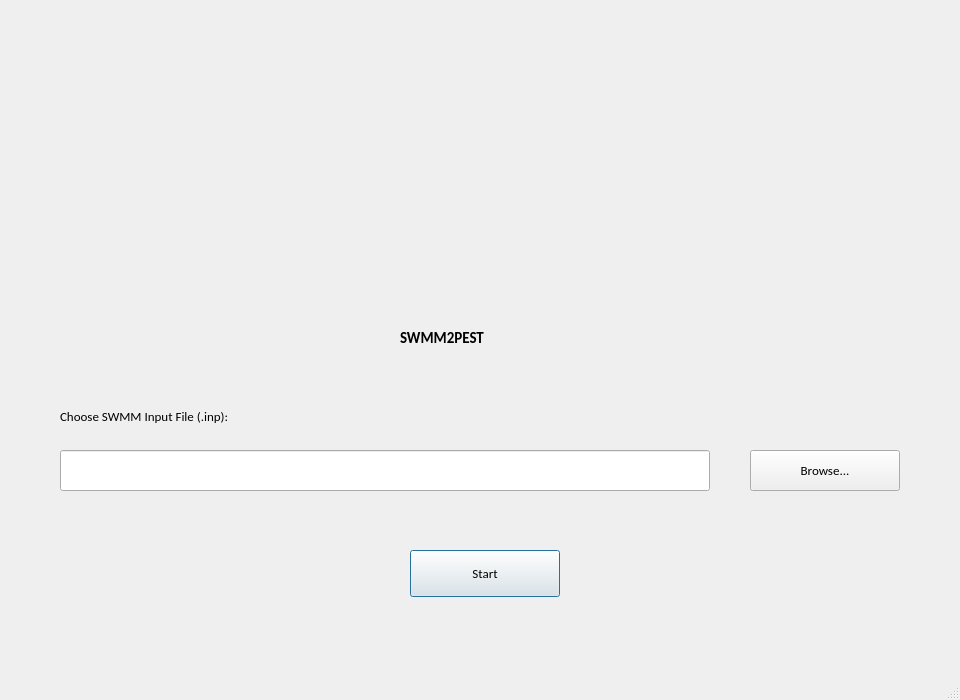
<?xml version="1.0" encoding="UTF-8"?>
<ui version="4.0">
 <class>MainWindow</class>
 <widget class="QMainWindow" name="MainWindow">
  <property name="geometry">
   <rect>
    <x>0</x>
    <y>0</y>
    <width>960</width>
    <height>700</height>
   </rect>
  </property>
  <property name="windowTitle">
   <string>SWMM2PEST</string>
  </property>
  <property name="windowIcon">
   <iconset>
    <normaloff>../../../../../.designer/Images/EPA1.png</normaloff>../../../../../.designer/Images/EPA1.png</iconset>
  </property>
  <widget class="QWidget" name="centralwidget">
   <widget class="QPushButton" name="startButton">
    <property name="geometry">
     <rect>
      <x>410</x>
      <y>550</y>
      <width>150</width>
      <height>47</height>
     </rect>
    </property>
    <property name="font">
     <font>
      <family>Calibri</family>
      <pointsize>10</pointsize>
     </font>
    </property>
    <property name="text">
     <string>Start</string>
    </property>
    <property name="icon">
     <iconset>
      <normalon>../../../../../.designer/Images/Go.png</normalon>
     </iconset>
    </property>
    <property name="default">
     <bool>true</bool>
    </property>
   </widget>
   <widget class="QLabel" name="label_2">
    <property name="geometry">
     <rect>
      <x>350</x>
      <y>20</y>
      <width>259</width>
      <height>256</height>
     </rect>
    </property>
    <property name="text">
     <string/>
    </property>
    <property name="pixmap">
     <pixmap>../../../../../.designer/Images/EPA1.png</pixmap>
    </property>
   </widget>
   <widget class="QLabel" name="label_3">
    <property name="geometry">
     <rect>
      <x>60</x>
      <y>400</y>
      <width>400</width>
      <height>33</height>
     </rect>
    </property>
    <property name="font">
     <font>
      <family>Calibri</family>
      <pointsize>10</pointsize>
      <weight>50</weight>
      <bold>false</bold>
     </font>
    </property>
    <property name="text">
     <string>Choose SWMM Input File (.inp):</string>
    </property>
   </widget>
   <widget class="QLineEdit" name="lineEdit_inputFile">
    <property name="geometry">
     <rect>
      <x>60</x>
      <y>450</y>
      <width>650</width>
      <height>41</height>
     </rect>
    </property>
    <property name="font">
     <font>
      <family>Calibri</family>
      <pointsize>10</pointsize>
     </font>
    </property>
    <property name="readOnly">
     <bool>true</bool>
    </property>
   </widget>
   <widget class="QPushButton" name="btnBrowse">
    <property name="geometry">
     <rect>
      <x>750</x>
      <y>450</y>
      <width>150</width>
      <height>41</height>
     </rect>
    </property>
    <property name="font">
     <font>
      <family>Calibri</family>
      <pointsize>10</pointsize>
     </font>
    </property>
    <property name="text">
     <string>Browse...</string>
    </property>
    <property name="default">
     <bool>false</bool>
    </property>
   </widget>
   <widget class="QLabel" name="label_4">
    <property name="geometry">
     <rect>
      <x>400</x>
      <y>320</y>
      <width>200</width>
      <height>36</height>
     </rect>
    </property>
    <property name="font">
     <font>
      <family>Calibri</family>
      <pointsize>11</pointsize>
      <weight>75</weight>
      <bold>true</bold>
     </font>
    </property>
    <property name="text">
     <string>SWMM2PEST</string>
    </property>
   </widget>
  </widget>
  <widget class="QMenuBar" name="menubar">
   <property name="geometry">
    <rect>
     <x>0</x>
     <y>0</y>
     <width>960</width>
     <height>38</height>
    </rect>
   </property>
  </widget>
  <widget class="QStatusBar" name="statusbar"/>
 </widget>
 <resources/>
 <connections/>
</ui>
